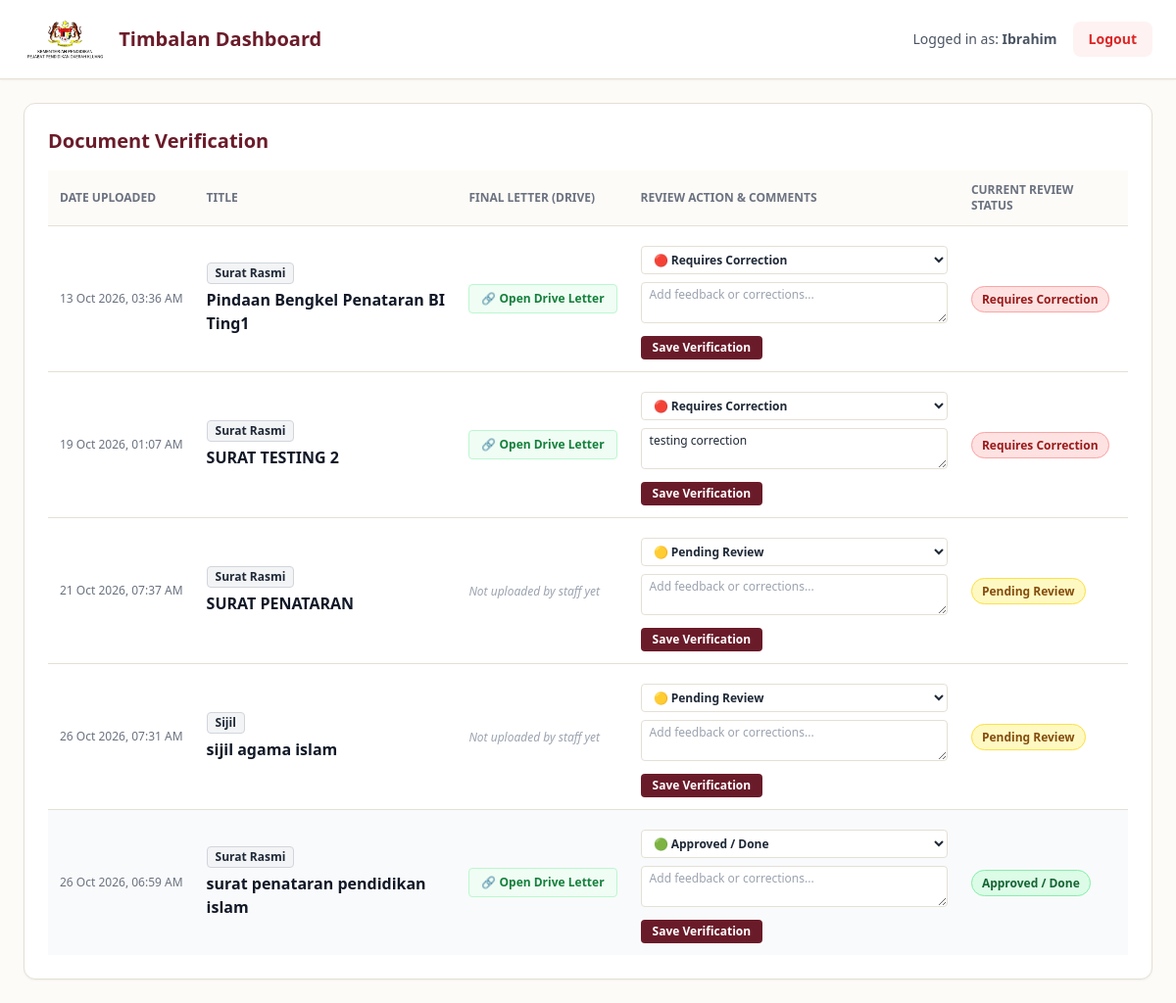
Page /timbalan_dashboard.php (signed in) on the committed database.
### tables this page shows
CREATE TABLE `documents` (
  `id` int(11) NOT NULL,
  `user_id` int(11) NOT NULL,
  `title` varchar(255) NOT NULL,
  `doc_type` enum('Surat Rasmi','Sijil') NOT NULL DEFAULT 'Surat Rasmi',
  `target_date` date NOT NULL,
  `sample_file` varchar(255) DEFAULT NULL,
  `status` enum('In Progress','Pending Signature','Done') DEFAULT 'In Progress',
  `completed_at` datetime DEFAULT NULL,
  `handler_id` int(11) DEFAULT NULL,
  `created_at` timestamp NULL DEFAULT current_timestamp(),
  `description` text NOT NULL,
  `final_link` varchar(255) DEFAULT NULL,
  `timbalan_status` varchar(50) DEFAULT 'Pending Review',
  `timbalan_comment` text DEFAULT NULL
);

### timbalan_dashboard.php (the view, shortened to what this page needs)
<?php
include 'db.php';
$query = "
    SELECT id, title, doc_type, final_link, timbalan_status, timbalan_comment, created_at
    FROM documents
    ORDER BY CASE
        WHEN timbalan_status = 'Approved / Done' THEN 2
        ELSE 1
    END ASC,
    created_at ASC
";
$result = $conn->query($query);
?>
<!DOCTYPE html>
<html lang="en">
<head>
    <script src="https://cdn.tailwindcss.com"></script>
</head>
<body class="bg-[#FDFBF7] min-h-screen text-gray-800">
    <nav class="bg-white border-b border-[#E5E0D5] px-6 py-4 flex justify-between items-center shadow-sm">
        <div class="flex items-center gap-3">
            <img src="logoppd-removebg-preview.jpg" alt="PPD Kluang Logo" class="h-12 object-contain">
            <h1 class="text-xl font-bold text-[#6A1B29]">Timbalan Dashboard</h1>
        </div>
        <div class="flex items-center gap-4">
            <span class="text-sm text-gray-600">Logged in as: <strong><?php echo htmlspecialchars($_SESSION['full_name']); ?></strong></span>
            <a href="login.html" class="bg-red-50 text-red-600 px-4 py-2 rounded-lg text-sm font-semibold hover:bg-red-100 transition">Logout</a>
        </div>
    </nav>
    <main class="w-full px-6 py-6 space-y-6">
        <section class="bg-white border border-[#E5E0D5] rounded-xl p-6 shadow-sm">
            <div class="flex justify-between items-center mb-4">
                <h2 class="text-xl font-bold text-[#6A1B29]">Document Verification</h2>
            </div>
            <div class="overflow-x-auto">
                <table class="w-full text-left border-collapse">
                    <thead>
                        <tr class="border-b border-[#E5E0D5] bg-[#FDFBF7] text-xs text-gray-500 uppercase">
                            <th class="p-3">Date Uploaded</th>
                            <th class="p-3">Title</th>
                            <th class="p-3">Final Letter (Drive)</th>
                            <th class="p-3">Review Action & Comments</th>
                            <th class="p-3">Current Review Status</th>
                        </tr>
                    </thead>
                    <tbody class="divide-y divide-[#E5E0D5] text-sm">
                        <?php if ($result && $result->num_rows > 0): ?>
                            <?php while ($row = $result->fetch_assoc()): ?>
                                <?php
                                    $t_status = $row['timbalan_status'] ?? 'Pending Review';
                                    $is_done = ($t_status === 'Approved / Done');
                                    $badge = "bg-yellow-100 text-yellow-800 border-yellow-300";
                                    if ($t_status === 'Requires Correction') $badge = "bg-red-100 text-red-800 border-red-300";
                                    if ($is_done) $badge = "bg-green-100 text-green-800 border-green-300";
                                ?>
                                <tr class="<?php echo $is_done ? 'bg-gray-50' : ''; ?>">
                                    <td class="p-3 whitespace-nowrap text-xs text-gray-500">
                                        <?php echo date('d M Y, h:i A', strtotime($row['created_at'])); ?>
                                    </td>
                                    <td class="p-3">
                                        <span class="px-2 py-0.5 rounded text-xs bg-gray-100 border border-gray-300 font-semibold inline-block mb-1">
                                            <?php echo htmlspecialchars($row['doc_type']); ?>
                                        </span><br>
                                        <strong class="text-gray-900 text-base"><?php echo htmlspecialchars($row['title']); ?></strong>
                                    </td>
                                    <td class="p-3 whitespace-nowrap">
                                        <?php if (!empty($row['final_link'])): ?>
                                            <a href="<?php echo htmlspecialchars($row['final_link']); ?>" target="_blank" class="inline-block bg-green-50 text-green-700 border border-green-200 px-3 py-1.5 rounded text-xs font-bold hover:bg-green-100 transition">
                                                🔗 Open Drive Letter
                                            </a>
                                        <?php else: ?>
                                            <span class="text-xs text-gray-400 italic">Not uploaded by staff yet</span>
                                        <?php endif; ?>
                                    </td>
                                    <td class="p-3">
                                        <form action="timbalan_dashboard.php" method="POST" class="space-y-2 max-w-sm">
                                            <select name="timbalan_status" class="w-full px-2 py-1 border border-[#E5E0D5] rounded bg-white text-xs font-semibold focus:ring-2 focus:ring-[#6A1B29]">
                                                <option value="Pending Review" <?php if($t_status == 'Pending Review') echo 'selected'; ?>>🟡 Pending Review</option>
                                                <option value="Requires Correction" <?php if($t_status == 'Requires Correction') echo 'selected'; ?>>🔴 Requires Correction</option>
                                                <option value="Approved / Done" <?php if($t_status == 'Approved / Done') echo 'selected'; ?>>🟢 Approved / Done</option>
                                            </select>
                                            <textarea name="timbalan_comment" rows="2" placeholder="Add feedback or corrections..." class="w-full px-2 py-1 border border-[#E5E0D5] rounded bg-white text-xs"><?php echo htmlspecialchars($row['timbalan_comment'] ?? ''); ?></textarea>
                                            <button type="submit" class="text-xs bg-[#6A1B29] text-white px-3 py-1 rounded font-semibold hover:bg-[#52131F] transition">
                                                Save Verification
                                            </button>
                                        </form>
                                    </td>
                                    <td class="p-3 whitespace-nowrap">
                                        <span class="px-2.5 py-1 rounded-full text-xs font-bold border <?php echo $badge; ?>">
                                            <?php echo htmlspecialchars($t_status); ?>
                                        </span>
                                    </td>
                                </tr>
                            <?php endwhile; ?>
                        <?php else: ?>
                            <tr><td colspan="5" class="p-4 text-center text-gray-500">No documents found for review.</td></tr>
                        <?php endif; ?>
                    </tbody>
                </table>
            </div>
        </section>
    </main>
</body>
</html>

### rows in the picture
documents: created_at "13 Oct 2026, 03:36 AM", doc_type "Surat Rasmi", title "Pindaan Bengkel Penataran BI Ting1", timbalan_status "🔴 Requires Correction", timbalan_status "Requires Correction"
documents: created_at "19 Oct 2026, 01:07 AM", doc_type "Surat Rasmi", title "SURAT TESTING 2", timbalan_status "🔴 Requires Correction", timbalan_comment "testing correction", timbalan_status "Requires Correction"
documents: created_at "21 Oct 2026, 07:37 AM", doc_type "Surat Rasmi", title "SURAT PENATARAN", shows "Not uploaded by staff yet", timbalan_status "🟡 Pending Review", timbalan_status "Pending Review"
documents: created_at "26 Oct 2026, 07:31 AM", doc_type "Sijil", title "sijil agama islam", shows "Not uploaded by staff yet", timbalan_status "🟡 Pending Review", timbalan_status "Pending Review"
documents: created_at "26 Oct 2026, 06:59 AM", doc_type "Surat Rasmi", title "surat penataran pendidikan islam", timbalan_status "🟢 Approved / Done", timbalan_status "Approved / Done"

### other values in the picture
$_SESSION['full_name'] "Ibrahim"
